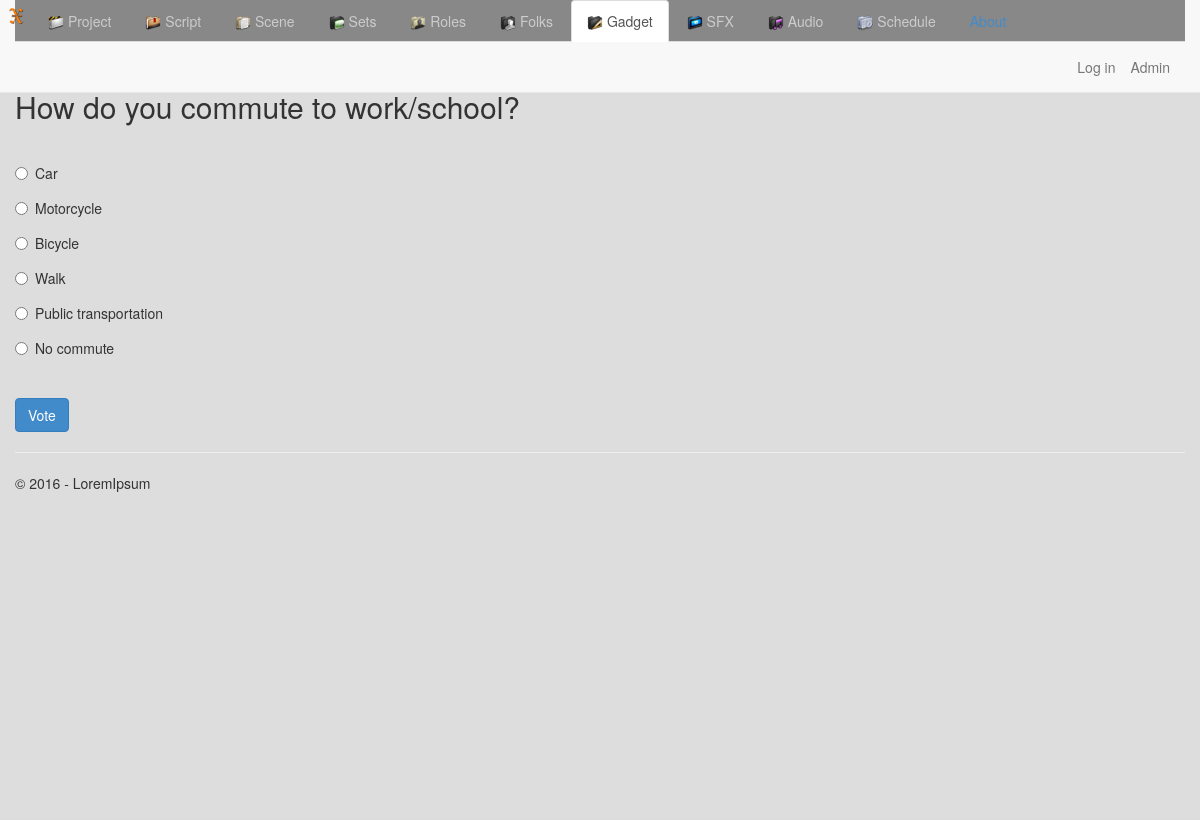
The app's page /8/ with its own data.
### app/models.py (models this page shows, shortened)
class Poll(models.Model):
    text = models.CharField(max_length=200)
    pub_date = models.DateTimeField('date published')

class Choice(models.Model):
    poll = models.ForeignKey(Poll)
    text = models.CharField(max_length=200)
    votes = models.IntegerField(default=0)

### app/views.py (the view)
class PollDetailView(DetailView):
    model = Poll
    def get_context_data(self, **kwargs):
        context = super(PollDetailView, self).get_context_data(**kwargs)
        context['title'] = 'Poll'
        context['year'] = datetime.now().year
        return context

### app/templates/app/details.html (shortened to what this page needs)
{% extends "app/layout.html" %}
{% block content %}
<h2>{{poll.text}}</h2>
<br />
<form action="{% url 'app:vote' poll.id %}" method="post">
{% for choice in poll.choice_set.all %}
    <div class="radio">
        <label>
            <input type="radio" name="choice" id="choice{{ forloop.counter }}" value="{{ choice.id }}" />
            {{ choice.text }}
        </label>
    </div>
{% endfor %}
    <br />
    <button class="btn btn-primary" type="submit">Vote</button>
</form>
{% endblock %}

### app/static/app/content/site.css (style rules this page uses)
input, select, textarea { max-width: 280px; }
.radio, .checkbox { margin-bottom: 20px; }

### records on screen
Poll: text "How do you commute to work/school?"
Choice: text "Car"
Choice: text "Motorcycle"
Choice: text "Bicycle"
Choice: text "Walk"
Choice: text "Public transportation"
Choice: text "No commute"

### other values on screen
{{ year }} "2016"
